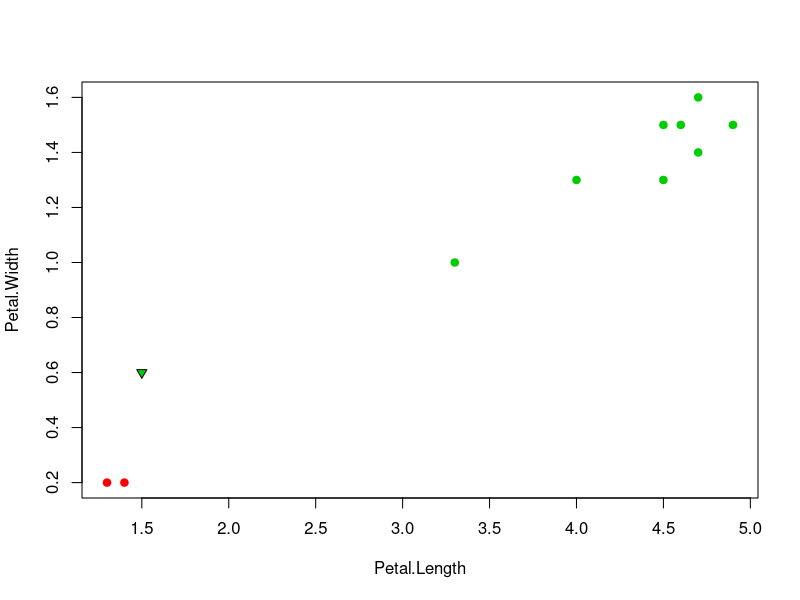

Write the R code that produced this figure.
euclidDist <- function(u, v) {
  sqrt(sum((u - v)^2))
}

sortObjectsByDist <- function(xl, u) {
  l <- dim(xl)[1]
  n <- dim(xl)[2] - 1
  # формируем матрицу расстояний состоящую из индекса и расстояния евклида из выборки для некоторой точки
  distances <- matrix(NA, l, 2)
  for (i in 1:l) {
    distances[i, ] <- c(i, euclidDist(xl[i, 1:n], u))
  }
  
  # сортируем по расстоянию
  orderedXl <- xl[order(distances[, 2]), ]
  return (orderedXl);
}

KNN <- function(xl, k) {
  n <- dim(xl)[2]
  # Получаем классы первых k соседей
  classes <- xl[1:k, n]
  # Составляем таблицу встречаемости каждого класса
  counts <- table(classes)

  # Находим класс, который доминирует среди первых k соседей
  class <- names(which.max(counts))
  return (class)
}

# график с точкой KNN
knnPlot <- function(k, u) {
  colors <- c("setosa" = "red", "versicolor" = "green3", "virginica" = "blue")
  
  plot(iris[, 3:4], pch = 20, bg = colors[iris$Species], col = colors[iris$Species], asp = 1)
  
  class <- KNN(sortObjectsByDist(iris[, 3:5], u), k)
  points(u[1], u[2], pch = 25, bg = colors[class], asp = 1)
}


# loocv
loo <- function(xl, k) {
  l <- dim(xl)[1]
  LOO <- array(0, k)
  K <- array(0, k)
  quality <- array(0, k)
  
  for(i in 1:l) {
    u <- c(xl[i, 1], xl[i, 2])
    
    # берем все элементы из обучающей выборки кроме 1
    x <- sortObjectsByDist(xl[, 1:3][-i, ], u) 
    
    # проверяем KNN алгоритм на контрольном объекте из выборки, который не входит в x
    # правильно ли он классифицируется по своим k ближайшим соседям
    for(j in 1:k) {
      class <- KNN(x, k = j)
      if(class != xl[i, 3]) 
        LOO[j] <- LOO[j] + 1
    }
  }
  
  for (i in 1:k) {
    K[i] <- i
    quality[i] <- LOO[i] / l
  }
  
  looData <- data.frame(K, quality)
  
  # берем k с минимальным числом ошибок
  minK = looData[which.min(looData$quality),]
  
  #looPlot(looData, minK)
  
  return(minK$K)
}

# график для loocv
looPlot <- function(looData, minK) {
  plot(looData, xlab = "K", ylab = "LOO(K)", type = "l")
  points(minK, pch=21, bg="red")
  
  text(minK$K, minK$quality + 0.1 , labels = (paste("min k = ", minK$K)) )
}

classiFicationMap <- function(xl) {
  colors <- c("setosa" = "red", "versicolor" = "green", "virginica" = "blue")
  plot(xl[1:2], pch = 21, col = colors[xl$Species], bg = colors[xl$Species])
  
  for (i in seq(1.0, 7.0, 0.1)) {
    for (j in seq(0.1, 2.5, 0.1)) {
      u <- c(i, j)
      cl <- KNN(sortObjectsByDist(xl, u), 6)
      points(i, j, pch = 21, col = colors[cl])
    }
  }
} 

# Приведение примера о преимуществе kwNN над kNN
dominatingExample <- function(xl, u) {
  colors <- c("setosa" = "red", "versicolor" = "green3", "virginica" = "blue")

  sampleData <- rbind(xl[2:3, 1:3], xl[51:58, 1:3])

  plot(sampleData[1:2], pch = 21, bg = colors[sampleData$Species], col = colors[sampleData$Species])
  
  class <- KNN(sortObjectsByDist(sampleData, u), 6)
  points(u[1], u[2], pch = 25, bg = colors[class], asp = 1)
}

xl <- iris[, 3:5]

#k <- loo(xl, dim(xl)[1])
u <- c(1.5, 0.6)
#knnPlot(k, u)

#classiFicationMap(xl)

dominatingExample(xl, u)
